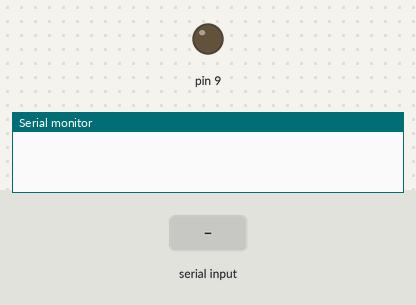
Recording of a sketch running on a simulated Arduino Uno, built with avr-gcc and run on an emulated ATmega328P. On the bench: output pins drawn as LEDs (lit = HIGH), the last lines printed to the serial monitor. Inputs (shaded band) come from the test bench.

Above: at 1.2 s.
1.3 s: "B" received over Serial
At 2.5 s:
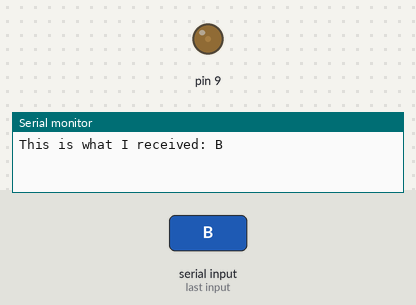
2.8 s: byte 70 ('F') received over Serial
At 3.8 s:
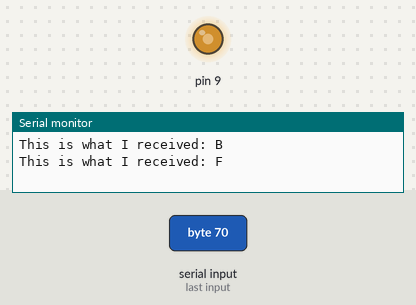
4.3 s: byte 72 ('H') received over Serial
At 4.9 s:
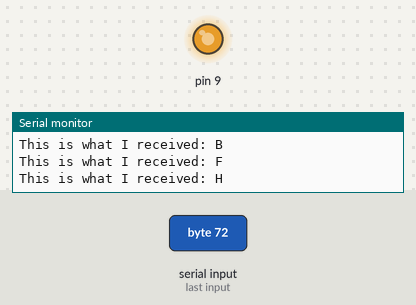
5.8 s: "D" received over Serial
At 6.1 s:
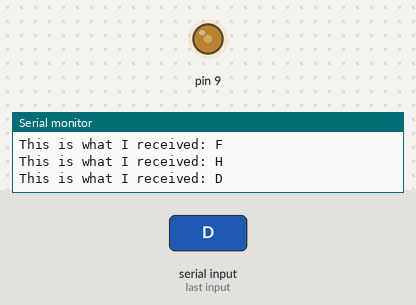
7.3 s: byte 71 ('G') received over Serial
At 8.4 s:
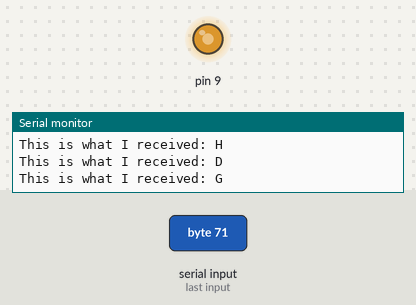
8.8 s: byte 102 ('f') received over Serial
At 9.6 s:
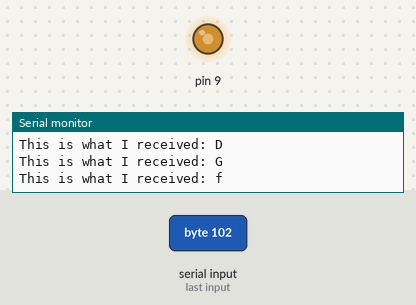
Timing chart, 0 to 11.3 s (numbered marks = the images above; inputs shaded):
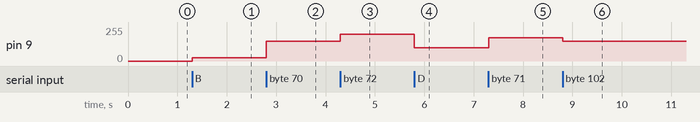

The sketch:

hackathon_19_sep.ino
```cpp
void setup() {
  // initialize serial communication:
  Serial.begin(9600);
  pinMode(9, OUTPUT);
}

void loop() {
  if (Serial.available() > 0) {
    char msg = Serial.read();
    Serial.print("This is what I received: ");
    Serial.println(msg);

    switch (msg) {
      case 'A':
      case 'a':
        analogWrite(9, 0);
        break;
      case 'B':
      case 'b':
        analogWrite(9, 25);
        break;
      case 'C':
      case 'c':
        analogWrite(9, 50);
        break;
      case 'D':
      case 'd':
        analogWrite(9, 100);
        break;
      case 'E':
      case 'e':
        analogWrite(9, 125);
        break;
      case 'F':
      case 'f':
        analogWrite(9, 150);
        break;
      case 'G':
      case 'g':
        analogWrite(9, 175);
        break;
      case 'H':
      case 'h':
        analogWrite(9, 200);
        break;
      case 'I':
      case 'i':
        analogWrite(9, 225);
        break;
      case 'J':
      case 'j':
        analogWrite(9, 250);
        break;
    }
  }
}
```

Measured:
- after the input at 1.3 s, pin 9: 0/255 → 25/255 at once
- after the input at 2.8 s, pin 9: 25/255 → 150/255 at once
- after the input at 4.3 s, pin 9: 150/255 → 200/255 at once
- after the input at 5.8 s, pin 9: 200/255 → 100/255 at once
- after the input at 7.3 s, pin 9: 100/255 → 175/255 at once
- after the input at 8.8 s, pin 9: 175/255 → 150/255 at once
